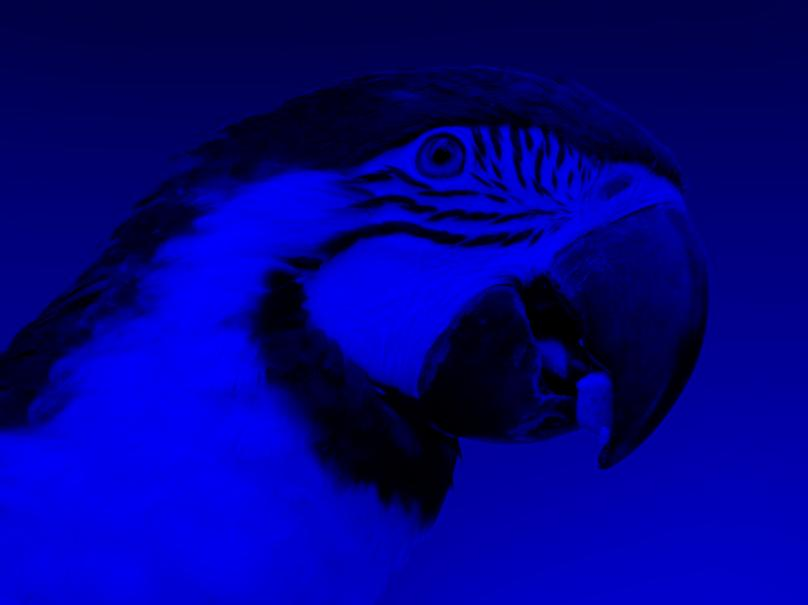
#> input picture pics/AraBlue.jpg, 808 x 605 px; its folder holds only this picture in this run
$ python -i functions.py   (imports and definitions only)
#> lines starting #> are read from the running program, lines starting #| are printed output that depends on the picture; after the words box and inside, x2 and y2 are one past the last pixel; in counts of white or black regions, pixels touching at a corner belong together
import math
import cv2 as cv
import numpy as np
import matplotlib.pyplot as plt

# [89 lines left out: functions najdi_souradnice, nacti_display, read_jpg_to_red, not called in this run]

def remove_noise(filename):
#> called with filename = '../pics/AraBlue.jpg'
    img = cv.imread(filename,0)
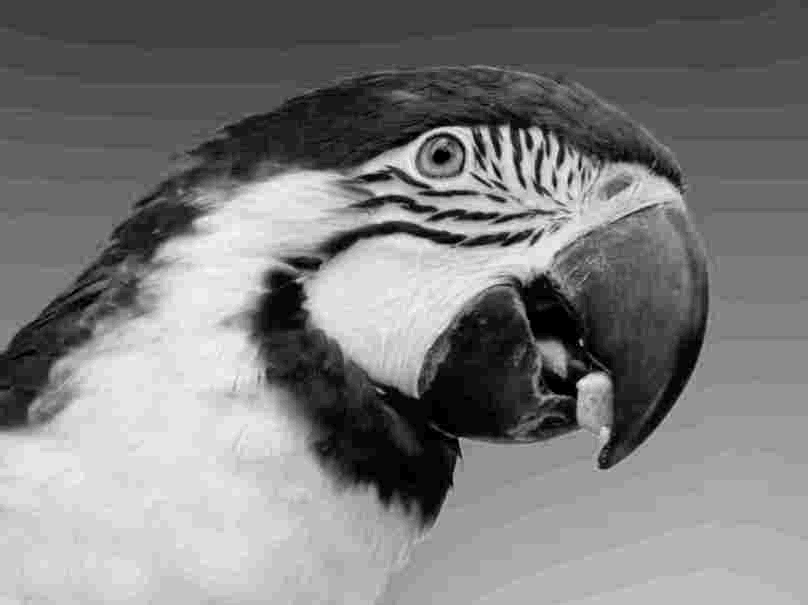
#> img: shape (605, 808); min 0, max 31, mean 15.3; drawn with min black and max white
    # global thresholding
    ret1,th1 = cv.threshold(img,127,255,cv.THRESH_BINARY)
#> th1: shape (605, 808); every value is 0
    # Otsu's thresholding
    ret2,th2 = cv.threshold(img,0,255,cv.THRESH_BINARY+cv.THRESH_OTSU)
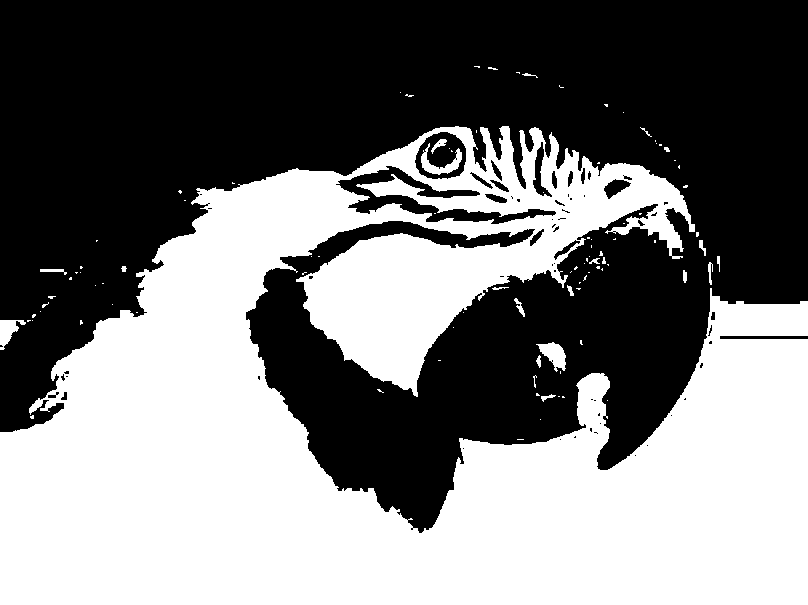
#> th2: shape (605, 808); 47.1% white; 98 white regions (76 under 20 px), largest, box (x1, y1, x2, y2) and area: (0, 126, 808, 605) 227720, (536, 342, 566, 372) 468, (421, 143, 462, 175) 444
#> ret2 = 15
    # Otsu's thresholding after Gaussian filtering
    blur = cv.GaussianBlur(img,(5,5),0)
    ret3,th3 = cv.threshold(blur,0,255,cv.THRESH_BINARY+cv.THRESH_OTSU)
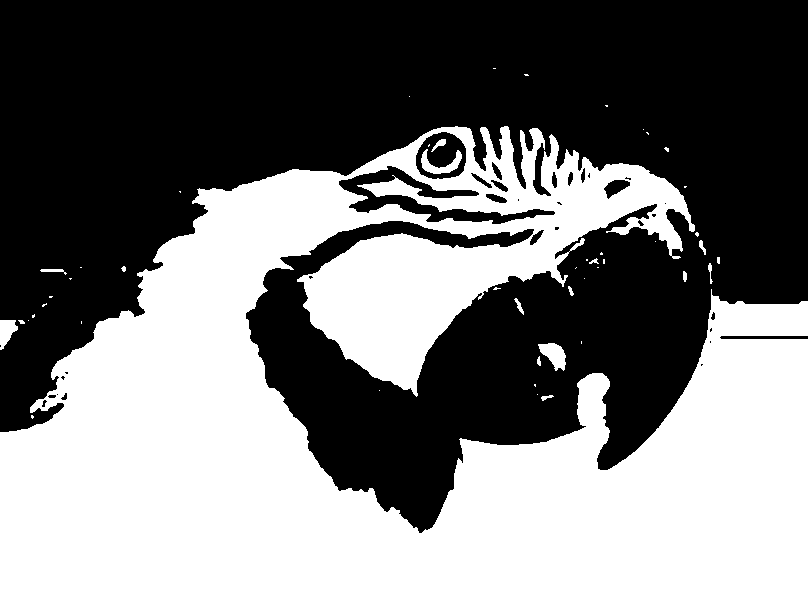
#> th3: shape (605, 808); 46.9% white; 48 white regions (31 under 20 px), largest, box (x1, y1, x2, y2) and area: (0, 126, 808, 605) 227596, (538, 343, 566, 371) 463, (421, 149, 462, 174) 409
#> ret3 = 15
    # plot all the images and their histograms
    images = [img, 0, th1,
            img, 0, th2,
            blur, 0, th3]
    titles = ['Original Noisy Image','Histogram','Global Thresholding (v=127)',
            'Original Noisy Image','Histogram',"Otsu's Thresholding",
            'Gaussian filtered Image','Histogram',"Otsu's Thresholding"]
    for i in range(3):
        plt.subplot(3,3,i*3+1),plt.imshow(images[i*3],'gray')
        plt.title(titles[i*3]), plt.xticks([]), plt.yticks([])
        plt.subplot(3,3,i*3+2),plt.hist(images[i*3].ravel(),256)
        plt.title(titles[i*3+1]), plt.xticks([]), plt.yticks([])
        plt.subplot(3,3,i*3+3),plt.imshow(images[i*3+2],'gray')
        plt.title(titles[i*3+2]), plt.xticks([]), plt.yticks([])
    plt.show()
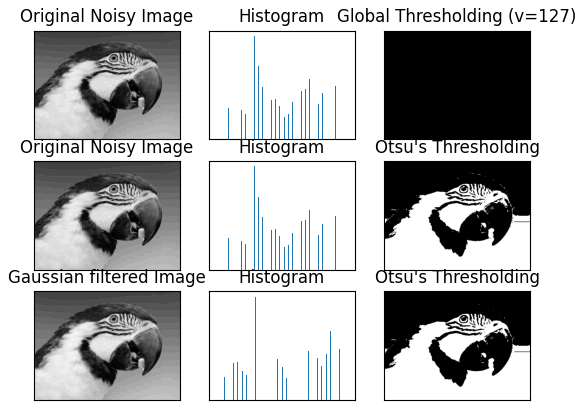
#> figure drawn by matplotlib, 9 panels

# [53 lines left out: functions erosion, dilatation, edges, not called in this run]

"""
if __name__ == '__main__':
    nacti_display('display.png')s
    #read_jpg_to_red('ball.jpg')
    #najdi_souradnice()

"""

>>> result = remove_noise('../pics/AraBlue.jpg')
